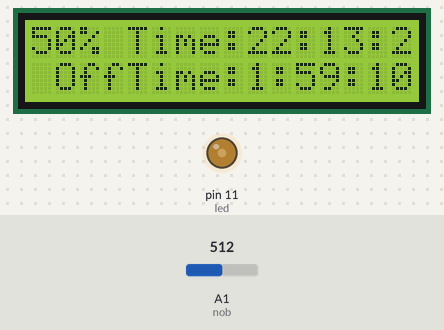
Bench run of a sketch on a simulated Arduino Uno, built with avr-gcc and run on an emulated ATmega328P. On the bench: 16×2 character LCD, output pins drawn as LEDs (lit = HIGH). The inputs (shaded band) are chosen by the test bench; at power-on: A1 (nob) = 512. The local clock reads 2024-03-15 10:24:30 at power-on unless the sketch sets it.

Above: at 2.2 s.
2.3 s: A1 (nob) set to 440
At 3.4 s:
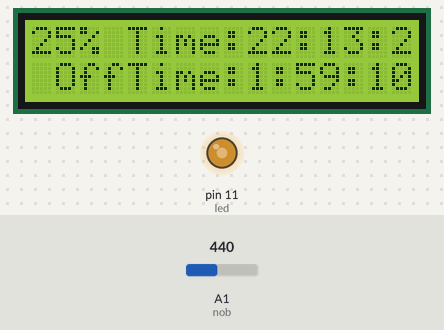
3.8 s: A1 (nob) set to 610
At 4.4 s:
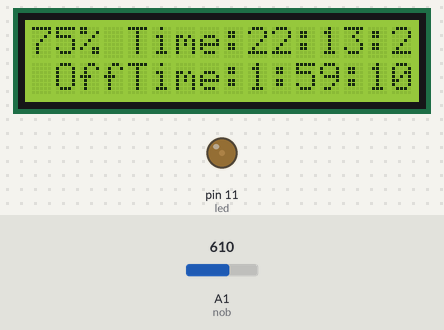
5.3 s: A1 (nob) set to 792
6.8 s: A1 (nob) set to 812
At 8.0 s:
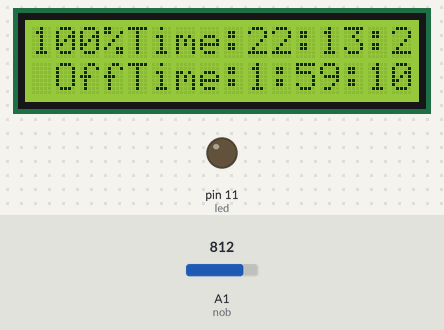
9.8 s: A1 (nob) set to 164
11.5 s: A1 (nob) set to 136
At 12.8 s:
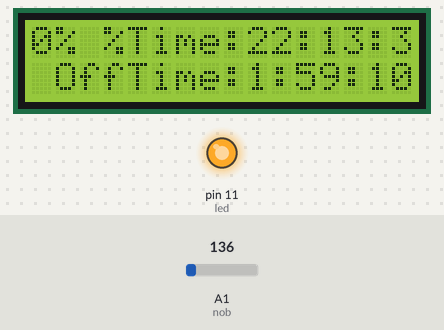
Timing chart, 0 to 14.0 s (numbered marks = the images above; inputs shaded):
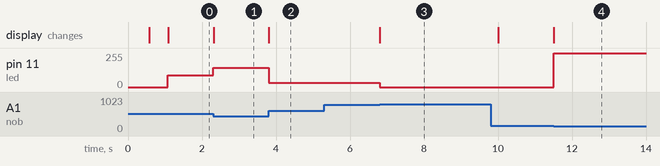

Measured:
- the behaviour switches between 150 and 149 on A1 (nob) (found by bisection; images 3 and 4)
- after the input at 2.3 s, pin 11 (led): 88/255 → 144/255 at once; the display: changes at once (image 1)
- after the input at 3.8 s, pin 11 (led): 144/255 → 32/255 at once; the display: changes at once (image 2)
- after the input at 5.3 s, every drawn part: stays the same
- after the input at 6.8 s, pin 11 (led): 32/255 → 0/255 at once; the display: changes at once (image 3)
- after the input at 11.5 s, pin 11 (led): 0/255 → 252/255 at once; the display: changes at once (image 4)

The sketch:

Intensity_Controller.ino
```cpp
#include <Wire.h>
#include <LiquidCrystal.h>
#include "RTClib.h"
#define ON 0
#define OFF 1
DateTime now;

RTC_DS3231 rtc;
LiquidCrystal lcd(8,7, 6, 5, 4, 3 ); // (rs, e, d4, d5, d6, d7)

const int led=11;
int nob = A1;
int val = 0;
int check=1;


int on_hour=2;
int on_minute=01;
int on_second=00;

int off_hour=1;
int off_minute=59;
int off_second=10;

int c_hour=00;
int c_minute=00;
int c_second=00;

int onOrOffFlag = ON;


void showTime(void);
void loadHandler(int, int , int , int , int , int , int , int , int );

typedef struct userTime
{
int temp_hour;
int temp_minute;
int temp_second;
}userTime_t;
unsigned char checkLessThanOrEqual(userTime_t , userTime_t);

void setup ()
{
Serial.begin(9600);
lcd.begin(16,2);


pinMode(led,OUTPUT);


if (! rtc.begin())
{
Serial.println("Couldn't find RTC Module");
while (1);
}

if (rtc.lostPower())
{
Serial.println("RTC lost power, lets set the time!");
rtc.adjust(DateTime(F(__DATE__), F(__TIME__)));
}
rtc.adjust(DateTime(F(__DATE__), F(__TIME__)));

lcd.setCursor(0,0);
lcd.print(" RTC ");
lcd.setCursor(0,1);
lcd.print(" MODE ON ");
delay(500);


lcd.setCursor(0,0);
lcd.print(" LDR ");
lcd.setCursor(0,1);
lcd.print(" MODE ON");
delay(500);

now = rtc.now();
showTime();
c_hour=now.hour();
c_minute=now.minute();
c_second=now.second();
loadHandler( on_hour, on_minute, on_second, off_hour, off_minute, off_second, c_hour, c_minute, c_second);
}

void loop ()
{

if (check==0)
{
  lcd.setCursor(0,0);
  lcd.print("    ");
  now = rtc.now();
  showTime();
  c_hour=now.hour();
  c_minute=now.minute();
  c_second=now.second();
  loadHandler( on_hour, on_minute, on_second, off_hour, off_minute, off_second, c_hour, c_minute, c_second);
  analogWrite(led,0);
}
else
{
 val = analogRead(nob);
if(val>300 && val<450)
{
lcd.setCursor(0,0);
lcd.print("25% ");
analogWrite(led, 400);
}
else if(val>450 && val<600)
{
lcd.setCursor(0,0);
lcd.print("50% ");
analogWrite(led, 600);
}
else if(val>600 && val<750 )
{
lcd.setCursor(0,0);
lcd.print("75% ");;
analogWrite(led, 800);
}
else if(val < 150&& val<300)
{
lcd.setCursor(0,0);
lcd.print("0% ");
analogWrite(led, 1020);
}
else if(val>800)
{
lcd.setCursor(0,0);
lcd.print("100% ");
analogWrite(led, 0);
}
}
now = rtc.now();
showTime();
c_hour=now.hour();
c_minute=now.minute();
c_second=now.second();
loadHandler( on_hour, on_minute, on_second, off_hour, off_minute, off_second, c_hour, c_minute, c_second);
}


void showTime()
{
lcd.setCursor(4,0);
lcd.print("Time:");
lcd.print(now.hour());
lcd.print(':');
lcd.print(now.minute());
lcd.print(':');
lcd.print(now.second());
lcd.print(" ");
}


unsigned char checkLessThanOrEqual(userTime_t a, userTime_t b)
{
  if(a.temp_hour < b.temp_hour)
    return true;
  else if ((a.temp_hour == b.temp_hour) && (a.temp_minute < b.temp_minute))
    return true;
  else if(a.temp_hour > b.temp_hour)
    return false;
  else if((a.temp_minute == b.temp_minute) && (a.temp_second < b.temp_second))
    return true;
  else if(a.temp_minute > b.temp_minute)
    return false;
  else  if(a.temp_second == b.temp_second)
  return true;
  else
  return false;
}

void loadHandler(int onTimeHr, int onTimeMin, int onTimeSec, int offTimeHr, int offTimeMin, int offTimeSec, int rtcTimeHr, int rtcTimeMin, int rtcTimeSec)
{

userTime_t in1 = {onTimeHr, onTimeMin, onTimeSec}, in2 = {offTimeHr, offTimeMin, offTimeSec}, rtc_hr = {rtcTimeHr, rtcTimeMin, rtcTimeSec}, a = {}, b = {};

if(checkLessThanOrEqual(in1, in2))
{
onOrOffFlag = ON;
memcpy(&a, &in1, sizeof(userTime_t));
memcpy(&b, &in2, sizeof(userTime_t));
}
else
{
onOrOffFlag = OFF;
memcpy(&a, &in2, sizeof(userTime_t));
memcpy(&b, &in1, sizeof(userTime_t));

}


if((checkLessThanOrEqual(a, rtc_hr)) && (checkLessThanOrEqual(rtc_hr, b)))
{
if(onOrOffFlag == ON)
{
// Switch on the load

lcd.setCursor(1,2);
lcd.print("OffTime:");
lcd.print(off_hour);
lcd.print(':');
lcd.print(off_minute);
lcd.print(':');
lcd.print(off_second);
check=1;


}
else
{
// Switch off the load

lcd.setCursor(1,2);
lcd.print(" OnTime:");
lcd.print(on_hour);
lcd.print(':');
lcd.print(on_minute);
lcd.print(':');
lcd.print(on_second);
check=0;

}
}
else
{
if(onOrOffFlag == ON)
{
// Switch off the load

lcd.setCursor(1,2);
lcd.print(" OnTime:");
lcd.print(on_hour);
lcd.print(':');
lcd.print(on_minute);
lcd.print(':');
lcd.print(on_second);
check=0;
}
else
{
// Switch on the load

lcd.setCursor(1,2);
lcd.print("OffTime:");
lcd.print(off_hour);
lcd.print(':');
lcd.print(off_minute);
lcd.print(':');
lcd.print(off_second);
check=1;
}
}
}
```
